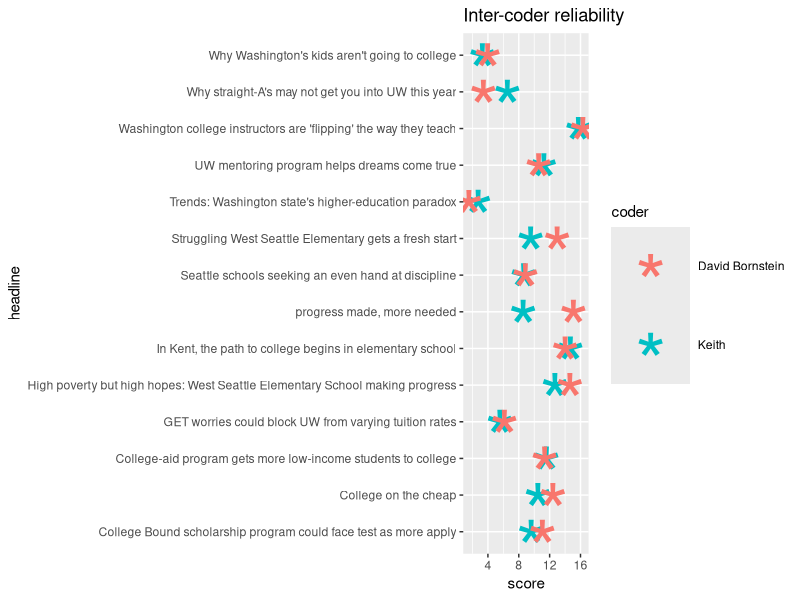
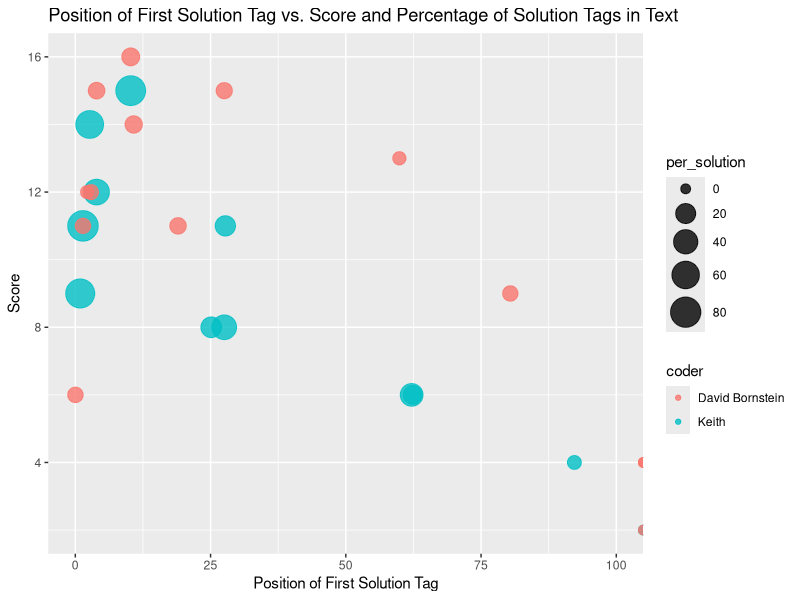
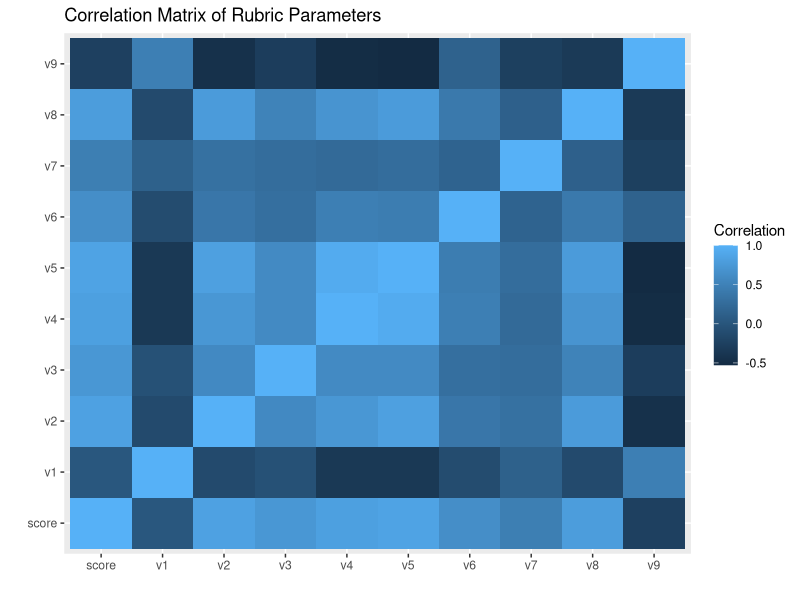

The R script that drew these images, in order:
setwd('~/Dropbox/code/sj-st-rubric/round3/')
library('ggplot2')
library('reshape2')

df <- read.csv('responses_with_tags.csv', as.is=TRUE)

# munge
answer_vecs <- grep('v[0-9]', names(df))
reformat_answers <- function(v) {
  v <- gsub('No', '0', v)
  v <- gsub('Yes', '2', v)
  v <- gsub('Clearly', '2', v)
  v <- gsub('Somewhat', '1', v)
  return(as.numeric(v))
}

df[,answer_vecs] <- apply(df[,answer_vecs], 2, reformat_answers)
df$score <- rowSums(df[,answer_vecs])


# percentage which each coder highligted text, on average
df$highlight_per <- rowSums(df[,grep("per_", names(df))])

# percentage of article highlighted per coder
tapply(df$highlight_per, df$coder, mean)

# top articles
paste(df$headline[df$coder=='Keith'][1:5], df$score[df$coder=='Keith'][1:5], sep=' - ')
paste(df$headline[df$coder=='David Bornstein'][1:5], df$score[df$coder=='David Bornstein'][1:5], sep=' - ')

# scorer analysis
ggplot(df, aes(y=headline, x=score, color=coder)) + 
  geom_point(size=20, shape="*", position=position_jitter(height=0, width=0.75)) + 
  labs(title="Inter-coder reliability")

# solution by score by headline
ggplot(df, aes(x=min_pos_solution, y=score, size=per_solution, color=coder)) +
  geom_point(alpha=0.8) +
  scale_size_continuous(range = c(3, 10)) + 
  xlim(0, 100) + 
  labs(title="Position of First Solution Tag vs. Score and Percentage of Solution Tags in Text") + 
  xlab("Position of First Solution Tag") + 
  ylab("Score")

# correlation matrix of variables with score
cor_data <- data.frame(score=df$score, df[, answer_vecs])
melt_cor_data <- melt(cor(cor_data))
names(melt_cor_data) <- c("Var1", "Var2", "Correlation")

qplot(x=Var1, y=Var2, data=melt_cor_data, fill=Correlation, geom="tile") + 
  labs(title="Correlation Matrix of Rubric Parameters") + 
  xlab(' ') +
  ylab(' ')

# simple score.
df$simple_score <- rowSums(df[, answer_vecs[c(2,5,8)]])
k <- df[df$coder=='Keith', ]
d <- df[df$coder=='David Bornstein', ]
k <- k[order(k$url),]
d <- d[order(d$url),]
cor(k$score, d$score)
cor(k$simple_score, d$simple_score)
